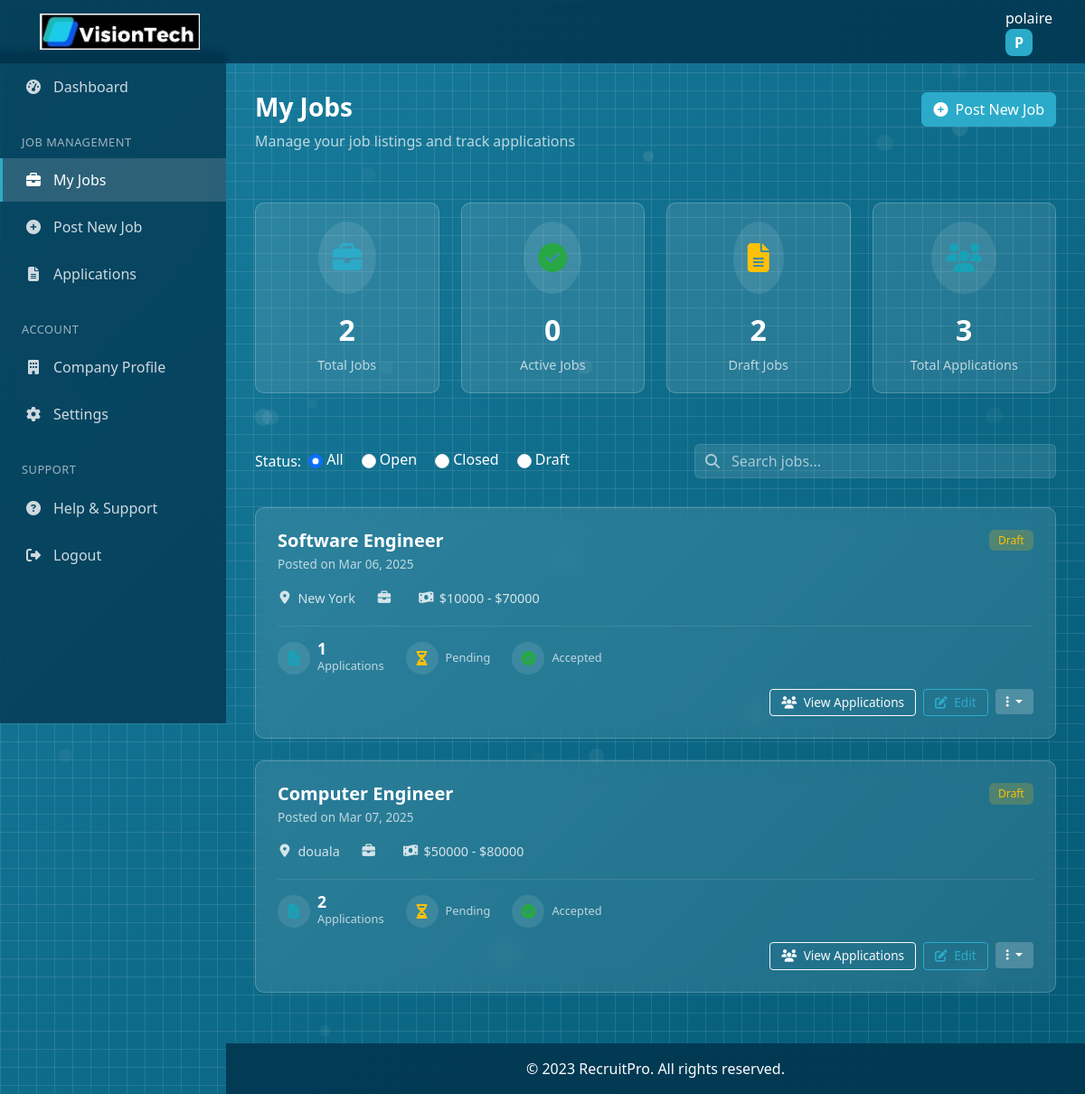
Before: /jobs/my-jobs/ (signed in) with the older database file.
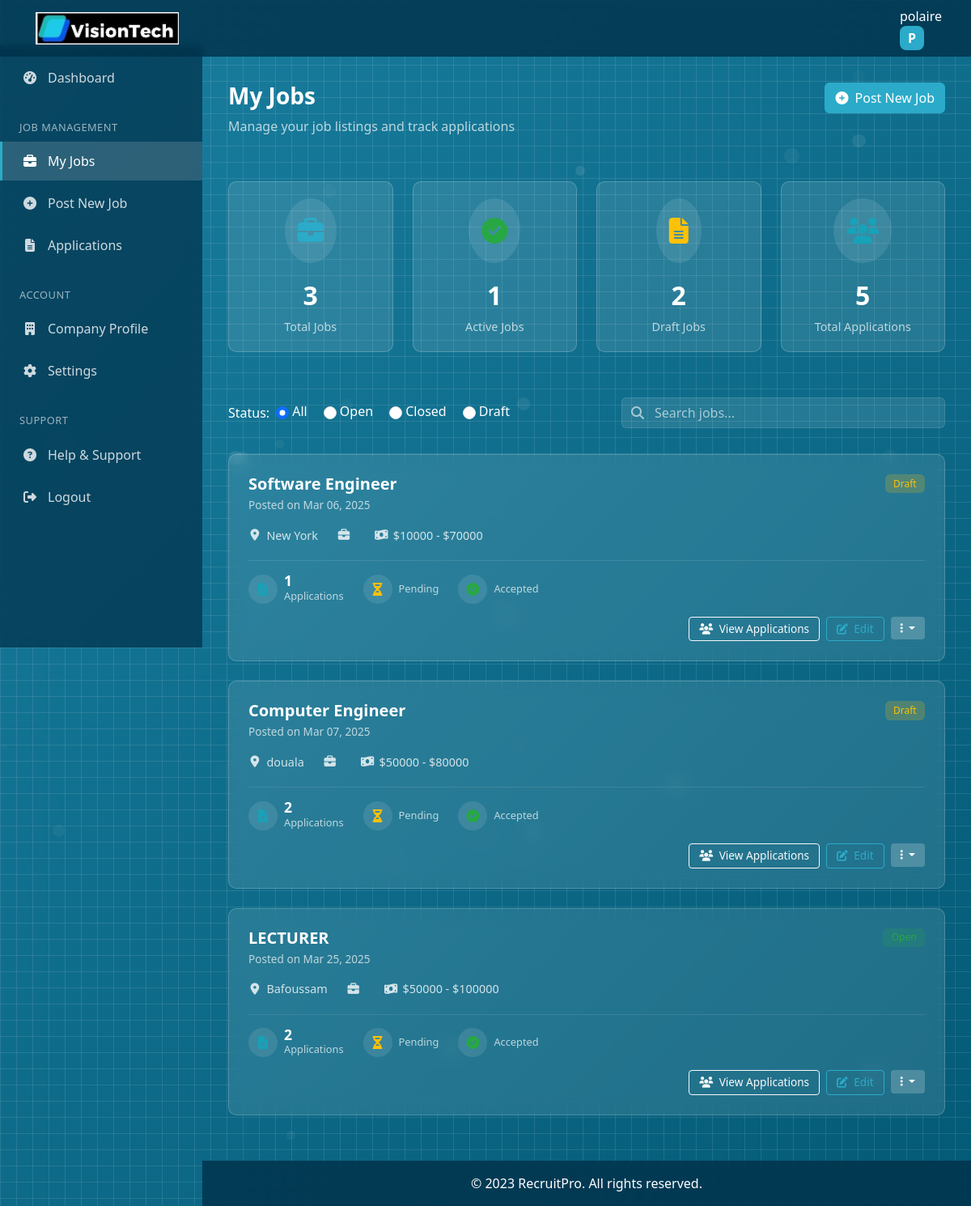
After: the same page with the newer database file.
### jobs/models.py (models this page shows, shortened)
class Job(models.Model):
    STATUS_CHOICES = (
        ('open', 'Open'),
        ('closed', 'Closed'),
        ('draft', 'Draft'),
    )
    title = models.CharField(max_length=255)
    description = models.TextField()
    hirer = models.ForeignKey(User, on_delete=models.CASCADE, related_name='jobs')
    location = models.CharField(max_length=255)
    created_at = models.DateTimeField(auto_now_add=True)
    updated_at = models.DateTimeField(auto_now=True)
    salary_min = models.PositiveIntegerField(null=True, blank=True)
    salary_max = models.PositiveIntegerField(null=True, blank=True)
    requirements = models.TextField(blank=True)
    status = models.CharField(max_length=10, choices=STATUS_CHOICES, default='open')

### jobs/views.py (the view)
# urls.py: path('my-jobs/', views.hirer_jobs, name='hirer_jobs'),
@login_required
def hirer_jobs(request):
    status_filter = request.GET.get('status', 'all')
    search_query = request.GET.get('q', '')
    jobs = Job.objects.filter(hirer=request.user)
    if status_filter and status_filter != 'all':
        jobs = jobs.filter(status=status_filter)
    if search_query:
        jobs = jobs.filter(title__icontains=search_query)
    total_jobs = Job.objects.filter(hirer=request.user).count()
    active_jobs = Job.objects.filter(hirer=request.user, status='open').count()
    draft_jobs = Job.objects.filter(hirer=request.user, status='draft').count()
    total_applications = Application.objects.filter(job__hirer=request.user).count()
    context = {
        'jobs': jobs,
        'total_jobs': total_jobs,
        'active_jobs': active_jobs,
        'draft_jobs': draft_jobs,
        'total_applications': total_applications,
        'status_filter': status_filter,
        'search_query': search_query,
    }
    return render(request, 'hirer_jobs.html', context)

### Templates/hirer_jobs.html (shortened to what the changed rows need)
<!DOCTYPE html>
<html lang="en">
<head>
    {% load static %}
    <link href="https://cdn.jsdelivr.net/npm/bootstrap@5.3.0/dist/css/bootstrap.min.css" rel="stylesheet">
    <link href="https://cdnjs.cloudflare.com/ajax/libs/font-awesome/6.4.0/css/all.min.css" rel="stylesheet">
</head>
<body>
    <div class="main-content">
        <div class="d-flex justify-content-between align-items-start mb-4">
            <div>
                <h1 class="page-title">My Jobs</h1>
            </div>
        </div>
        <div class="row stats-row">
            <div class="col-md-3 col-sm-6 mb-4">
                <div class="stat-card">
                    <div class="stat-card-icon" style="color: var(--accent-color);">
                        <i class="fas fa-briefcase"></i>
                    </div>
                    <div class="stat-card-value">{{ total_jobs }}</div>
                    <div class="stat-card-label">Total Jobs</div>
                </div>
            </div>
            <div class="col-md-3 col-sm-6 mb-4">
                <div class="stat-card">
                    <div class="stat-card-icon" style="color: var(--success-color);">
                        <i class="fas fa-check-circle"></i>
                    </div>
                    <div class="stat-card-value">{{ active_jobs }}</div>
                    <div class="stat-card-label">Active Jobs</div>
                </div>
            </div>
            <div class="col-md-3 col-sm-6 mb-4">
                <div class="stat-card">
                    <div class="stat-card-icon" style="color: var(--info-color);">
                        <i class="fas fa-users"></i>
                    </div>
                    <div class="stat-card-value">{{ total_applications }}</div>
                    <div class="stat-card-label">Total Applications</div>
                </div>
            </div>
        </div>
        {% if jobs %}
            {% for job in jobs %}
            <div class="card job-card">
                <div class="card-body">
                    <div class="job-header">
                        <div>
                            <h3 class="job-title">{{ job.title }}</h3>
                            <div class="job-date">Posted on {{ job.created_at|date:"M d, Y" }}</div>
                        </div>
                        <span class="badge {% if job.status == 'open' %}badge-open{% elif job.status == 'closed' %}badge-closed{% else %}badge-draft{% endif %}">
                            {{ job.status|title }}
                        </span>
                    </div>
                    <div class="job-details">
                        <div class="job-detail">
                            <i class="fas fa-map-marker-alt"></i>
                            <span>{{ job.location }}</span>
                        </div>
                        <div class="job-detail">
                            <i class="fas fa-briefcase"></i>
                        </div>
                        {% if job.salary_min or job.salary_max %}
                        <div class="job-detail">
                            <i class="fas fa-money-bill-wave"></i>
                            <span>
                                {% if job.salary_min and job.salary_max %}
                                    ${{ job.salary_min|floatformat:0 }} - ${{ job.salary_max|floatformat:0 }}
                                {% elif job.salary_min %}
                                    From ${{ job.salary_min|floatformat:0 }}
                                {% elif job.salary_max %}
                                    Up to ${{ job.salary_max|floatformat:0 }}
                                {% endif %}
                            </span>
                        </div>
                        {% endif %}
                    </div>
                    <div class="job-stats">
                        <div class="job-stat">
                            <div class="stat-icon applications">
                                <i class="fas fa-file-alt"></i>
                            </div>
                            <div class="stat-info">
                                <div class="stat-count">{{ job.applications.count }}</div>
                                <div class="stat-label">Applications</div>
                            </div>
                        </div>
                        <div class="job-stat">
                            <div class="stat-icon pending">
                                <i class="fas fa-hourglass-half"></i>
                            </div>
                            <div class="stat-info">
                                <div class="stat-label">Pending</div>
                            </div>
                        </div>
                        <div class="job-stat">
                            <div class="stat-icon accepted">
                                <i class="fas fa-check-circle"></i>
                            </div>
                            <div class="stat-info">
                                <div class="stat-label">Accepted</div>
                            </div>
                        </div>
                    </div>
                    <div class="job-actions">
                        <a href="{% url 'job_applications' %}" class="btn btn-sm btn-outline-light">
                            <i class="fas fa-users me-1"></i> View Applications
                        </a>
                        <a href="{% url 'update_job' job.id %}" class="btn btn-sm btn-outline-primary">
                            <i class="fas fa-edit me-1"></i> Edit
                        </a>
                        <div class="dropdown job-dropdown">
                            <button class="btn btn-sm btn-secondary dropdown-toggle" type="button" id="jobActions{{ job.id }}" data-bs-toggle="dropdown" aria-expanded="false">
                                <i class="fas fa-ellipsis-v"></i>
                            </button>
                        </div>
                    </div>
                </div>
            </div>
             {% endfor %}
        {% endif %}
    </div>
</body>
</html>

Changed rows visible on the page:
added Job: title "LECTURER", created_at "Mar 25, 2025", status "Open", location "Bafoussam", salary_min "50000", salary_max "100000", applications.count "2"
Other visible differences:
{{ total_jobs }}: "2" → "3"
{{ active_jobs }}: "0" → "1"
{{ total_applications }}: "3" → "5"
